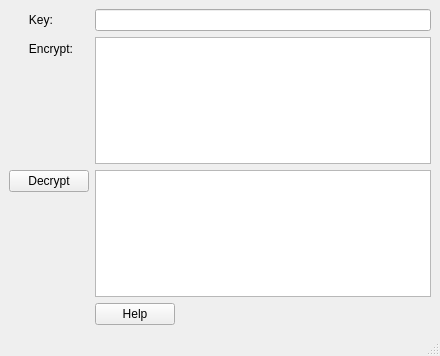
<?xml version="1.0" encoding="UTF-8"?>
<ui version="4.0">
 <class>MainWindow</class>
 <widget class="QMainWindow" name="MainWindow">
  <property name="geometry">
   <rect>
    <x>0</x>
    <y>0</y>
    <width>440</width>
    <height>356</height>
   </rect>
  </property>
  <property name="windowTitle">
   <string>Encrypt Text</string>
  </property>
  <widget class="QWidget" name="centralwidget">
   <layout class="QFormLayout" name="formLayout">
    <property name="fieldGrowthPolicy">
     <enum>QFormLayout::ExpandingFieldsGrow</enum>
    </property>
    <property name="topMargin">
     <number>9</number>
    </property>
    <item row="0" column="0">
     <widget class="QLabel" name="label">
      <property name="text">
       <string>      Key:          </string>
      </property>
     </widget>
    </item>
    <item row="0" column="1">
     <widget class="QLineEdit" name="lineEdit"/>
    </item>
    <item row="1" column="0">
     <widget class="QLabel" name="label_2">
      <property name="text">
       <string>      Encrypt:</string>
      </property>
     </widget>
    </item>
    <item row="1" column="1">
     <widget class="QTextEdit" name="textEdit"/>
    </item>
    <item row="3" column="0">
     <widget class="QPushButton" name="pushButton_2">
      <property name="text">
       <string>Decrypt</string>
      </property>
     </widget>
    </item>
    <item row="3" column="1">
     <widget class="QTextEdit" name="textEdit_2"/>
    </item>
    <item row="4" column="1">
     <widget class="QPushButton" name="pushButton">
      <property name="text">
       <string>Help</string>
      </property>
     </widget>
    </item>
   </layout>
  </widget>
  <widget class="QStatusBar" name="statusbar"/>
 </widget>
 <resources/>
 <connections/>
</ui>
